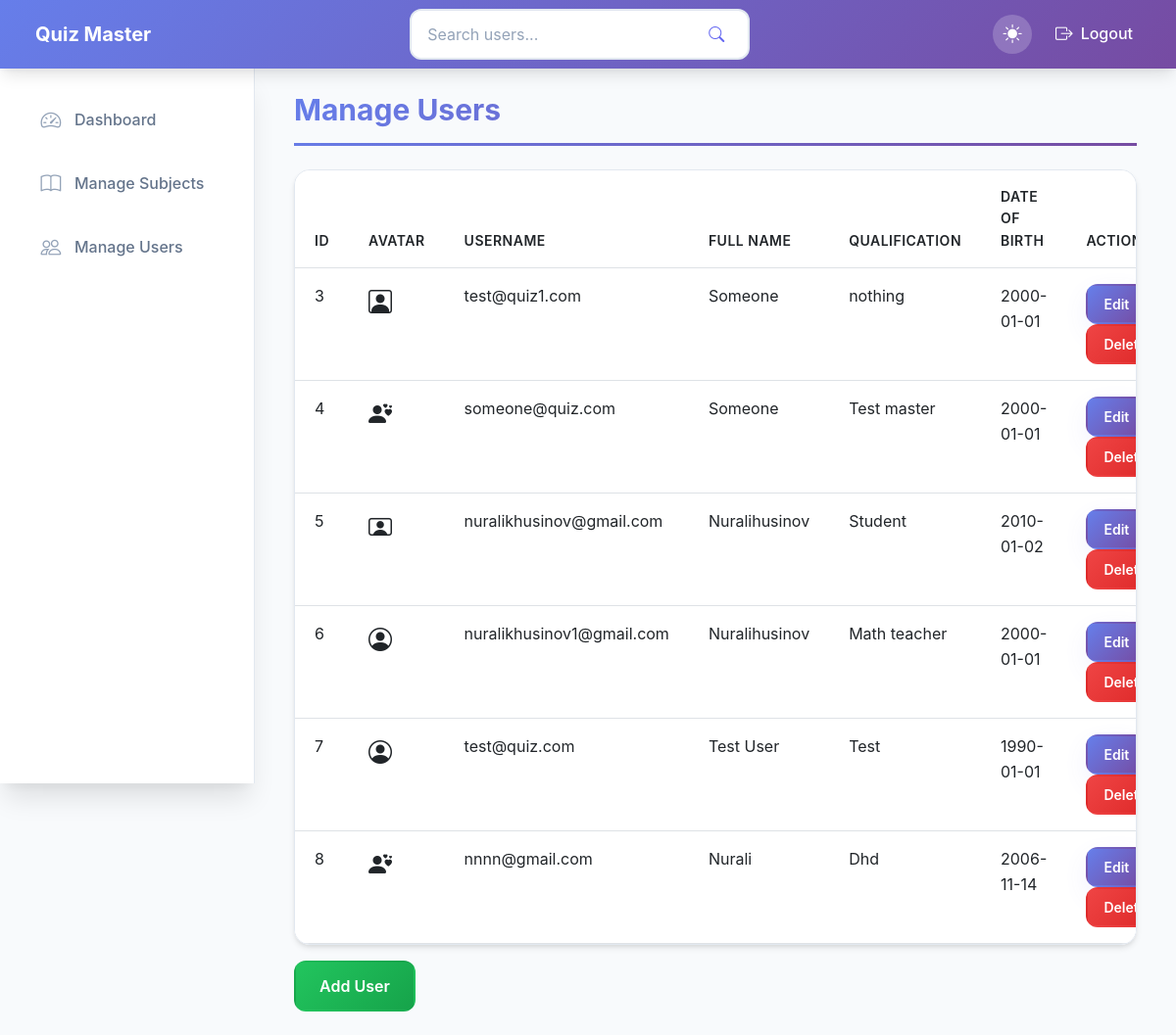
Screenshot of /admin/manage_users (signed in) with the database file from the repository.
### app/models/user.py (models this page shows, shortened)
class User(db.Model, UserMixin):
    id = db.Column(db.Integer, primary_key=True)
    username = db.Column(db.String(80), unique=True, nullable=False)
    password_hash = db.Column(db.String(200), nullable=False)
    fullname = db.Column(db.String(100), nullable=False)
    qualification = db.Column(db.String)
    dob = db.Column(db.Date)
    is_admin = db.Column(db.Boolean, default=False)
    avatar = db.Column(db.String(200), default='person-circle')  # Bootstrap icon name
    scores = db.relationship('Score', backref='user', lazy=True)

### app/controllers/admin_controller.py (the view)
@admin_bp.route("/manage_users")
@admin_login_required
def manage_users():
    users = User.query.all()
    return render_template("admin/manage_users.html", users=users)

### app/controllers/admin_controller.py (called while the page is built)
def admin_login_required(func):
    @wraps(func)
    def decorated_view(*args, **kwargs):
        if not current_user.is_authenticated:
            return login_required(func)(*args, **kwargs)
        if not current_user.is_admin:
            flash("You don't have permission to access this page", category="error")
            return redirect(url_for("home"))
        return func(*args, **kwargs)
    return decorated_view

### app/templates/admin/manage_users.html (shortened to what this page needs)
{% extends "layout.html" %}
{% block content %}
<h1 class="page-title">Manage Users</h1>
<div class="table-container">
    <table class="table">
        <thead>
            <tr>
                <th>Id</th>
                <th>Avatar</th>
                <th>Username</th>
                <th>Full Name</th>
                <th>Qualification</th>
                <th>Date of Birth</th>
                <th>Actions</th>
            </tr>
        </thead>
        <tbody>
            {% for user in users %}
            {% if user.username != "admin@quiz.com" %}
            <tr>
                <td>{{ user.id }}</td>
                <td><i class="bi bi-{{ user.avatar }} fs-4"></i></td>
                <td>{{ user.username }}</td>
                <td>{{ user.fullname }}</td>
                <td>{{ user.qualification }}</td>
                <td>{{ user.dob }}</td>
                <td>
                    <a class="btn btn-sm btn-primary" href="{{ url_for('admin.edit_user', user_id=user.id) }}">Edit</a>
                    <form style="display:inline" method="post" action="{{ url_for('admin.delete_user', user_id=user.id) }}" onsubmit="return confirm('Delete user?');">
                        <button class="btn btn-sm btn-danger" type="submit">Delete</button>
                    </form>
                </td>
            </tr>
            {% endif %}
            {% endfor %}
        </tbody>
    </table>
</div>
<a class="btn btn-success mt-3" href="{{ url_for('admin.add_user') }}">Add User</a>
{% endblock %}

### rows the page displays
User: id "3", username "test@quiz1.com", fullname "Someone", qualification "nothing", dob "2000-01-01"
User: id "4", username "someone@quiz.com", fullname "Someone", qualification "Test master", dob "2000-01-01"
User: id "5", username "nuralikhusinov@gmail.com", fullname "Nuralihusinov", qualification "Student", dob "2010-01-02"
User: id "6", username "nuralikhusinov1@gmail.com", fullname "Nuralihusinov", qualification "Math teacher", dob "2000-01-01"
User: id "7", username "test@quiz.com", fullname "Test User", qualification "Test", dob "1990-01-01"
User: id "8", username "nnnn@gmail.com", fullname "Nurali", qualification "Dhd", dob "2006-11-14"
